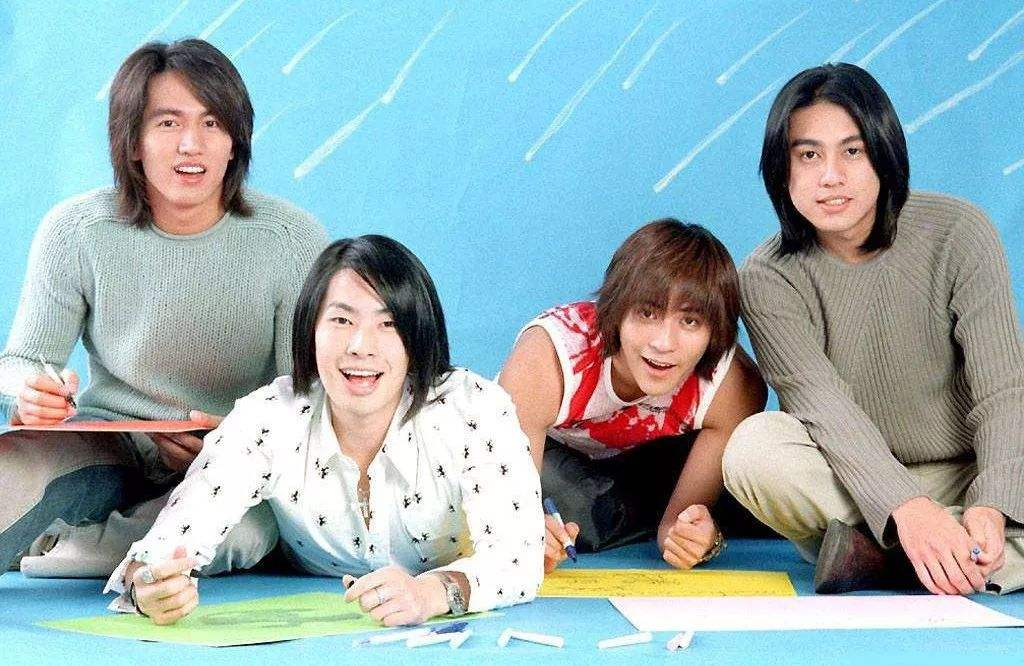
#> input picture learning opencv1/data/img.jpg, 1024 x 666 px, found by its file name
$ python image_sobel.py   (older library calls are emulated)
#> lines starting #> are read from the running program, lines starting #| are printed output that depends on the picture
# 18图像梯度 sobel/scharr/laplacian算子

import cv2
import numpy as np
from matplotlib import pyplot as plt

path = 'img.jpg'
img = cv2.imread(path, 0)
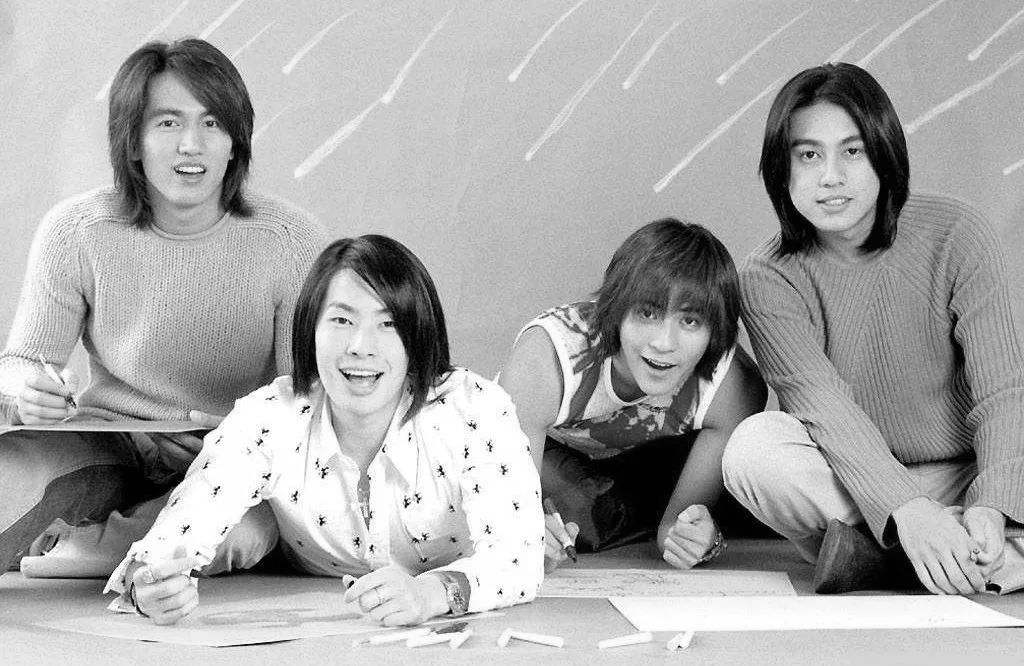
#> img: shape (666, 1024); min 0, max 255, mean 168.9
#cv2.CV_64F输出图像的深度（数据类型），可以使用-1，与原图像保持一致np.uint8
laplacian = cv2.Laplacian(img, cv2.CV_64F)
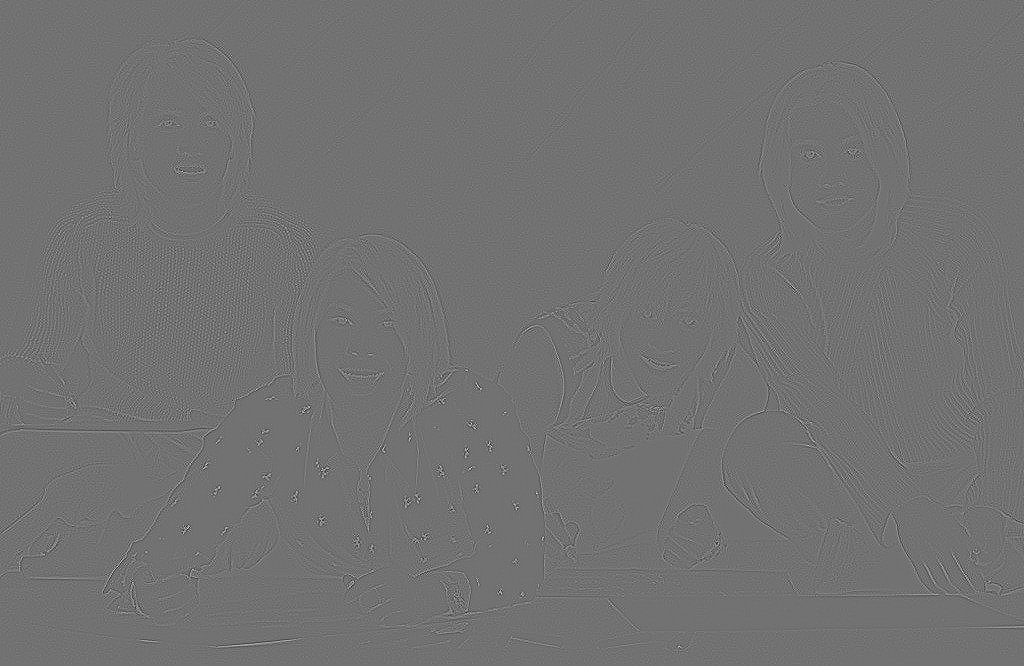
#> laplacian: shape (666, 1024) float64; min -565, max 697, mean 0; drawn with min black and max white
#参数1,0为只在x方向求一阶导数，最大可以求2阶导数
sobelx = cv2.Sobel(img, cv2.CV_64F, 1,0, ksize = 5)
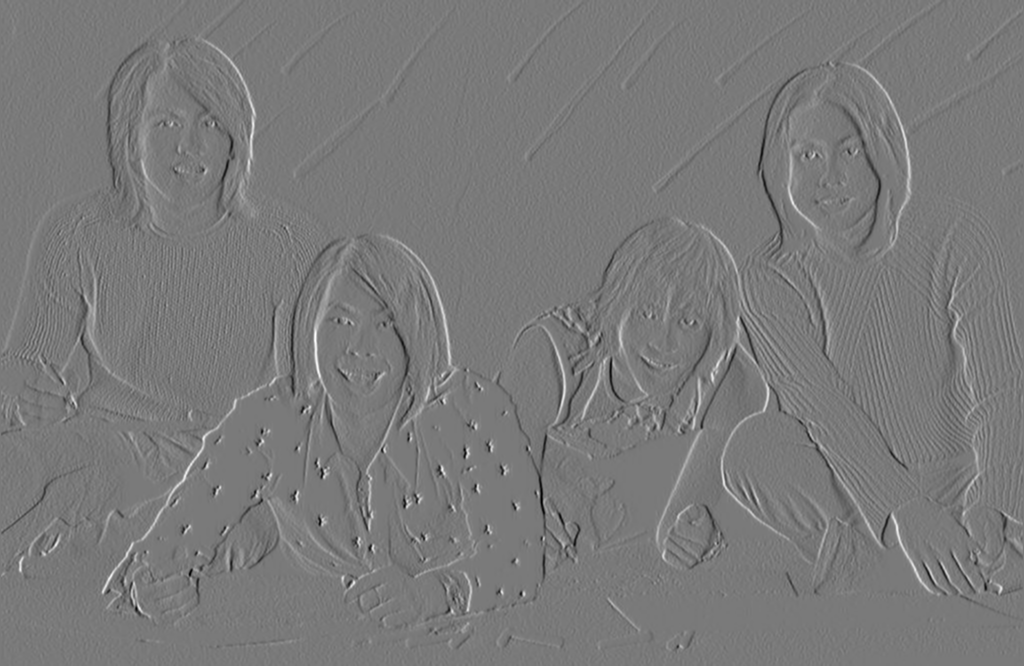
#> sobelx: shape (666, 1024) float64; min -10202, max 11109, mean -2.9; drawn with min black and max white
#参数0,1为只在y方向求一阶导数，最大可以求2阶导数
sobely = cv2.Sobel(img, cv2.CV_64F, 0,1, ksize = 5)
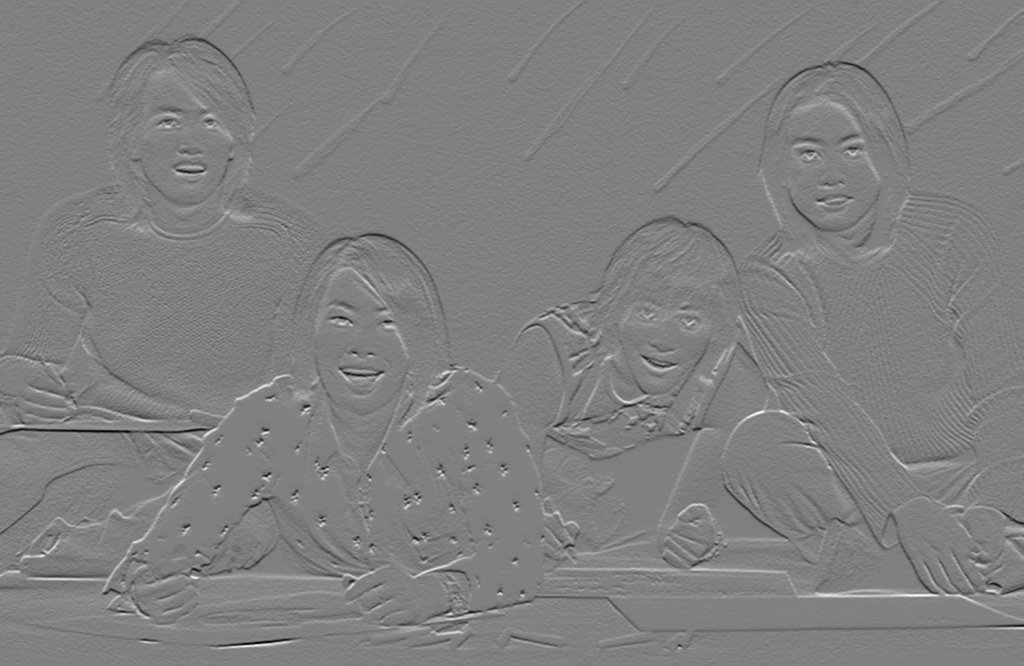
#> sobely: shape (666, 1024) float64; min -10778, max 10632, mean 4.2; drawn with min black and max white

plt.subplot(2,2,1), plt.imshow(img, cmap = 'gray')
plt.title('Original'), plt.xticks([]), plt.yticks([])
plt.subplot(2,2,2), plt.imshow(laplacian, cmap = 'gray')
plt.title('Laplacian'), plt.xticks([]), plt.yticks([])
plt.subplot(2,2,3), plt.imshow(sobelx, cmap = 'gray')
plt.title('Sobel X'), plt.xticks([]), plt.yticks([])
plt.subplot(2,2,4), plt.imshow(sobely, cmap = 'gray')
plt.title('Sobel Y'), plt.xticks([]), plt.yticks([])

plt.show()

$ run again, with learning opencv1/data/P40.jpg copied over learning opencv1/data/img.jpg
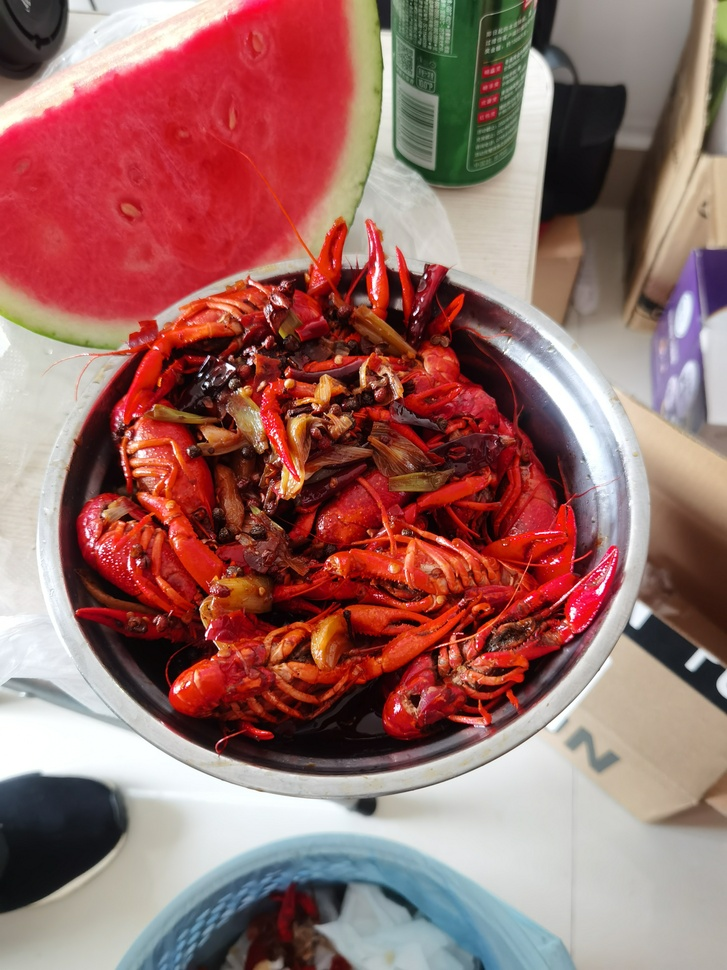
#> input picture learning opencv1/data/P40.jpg, 727 x 970 px, shrunk from 3072 x 4096 before the run, found by its file name
#> `laplacian = cv2.Laplacian(img, cv2.CV_64F)`:
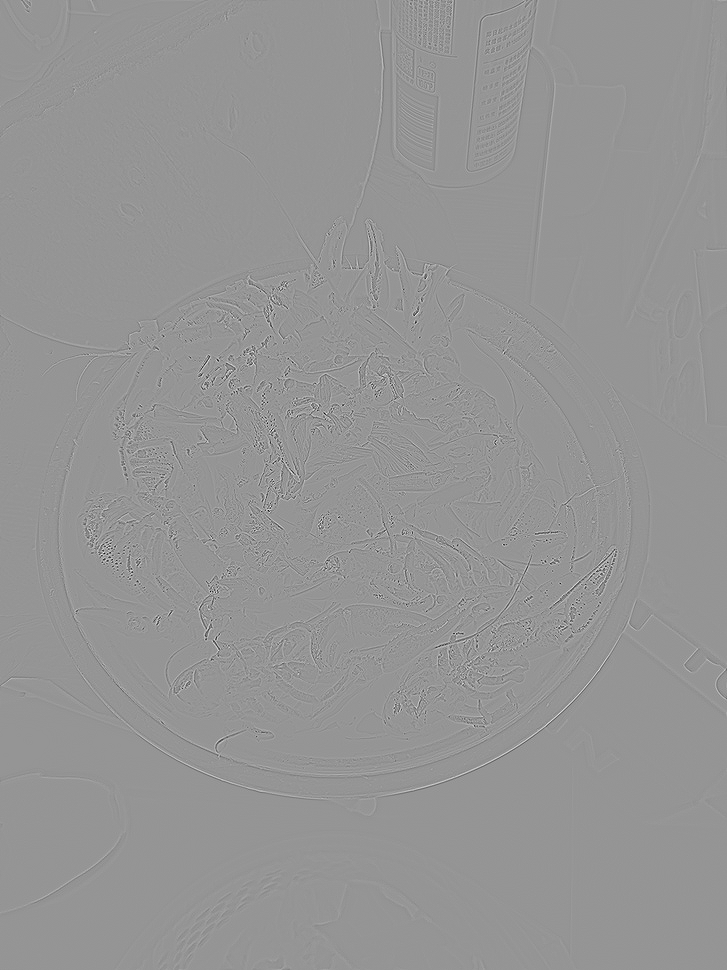
#> laplacian: shape (970, 727) float64; min -487, max 345, mean 0; drawn with min black and max white
#> `sobely = cv2.Sobel(img, cv2.CV_64F, 0,1, ksize = 5)`:
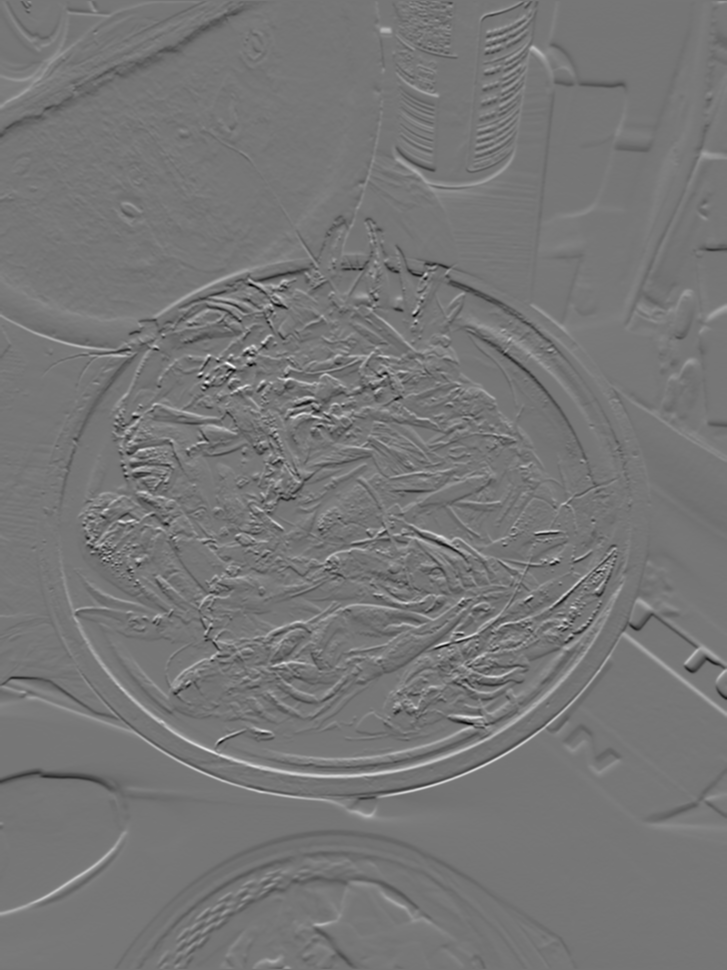
#> sobely: shape (970, 727) float64; min -8511, max 9767, mean 0.6; drawn with min black and max white
